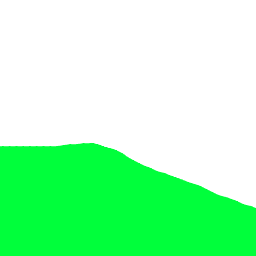
#> input picture image.png, 256 x 256 px
$ python alpha2contours.py
#> lines starting #> are read from the running program, lines starting #| are printed output that depends on the picture; after the words box and inside, x2 and y2 are one past the last pixel; in counts of white or black regions, pixels touching at a corner belong together
import numpy as np
from PIL import Image
import cv2
import matplotlib.pyplot as plt

# 1. 透過画像を読み込む処理
def load_image(image_path):
    image = Image.open(image_path).convert("RGBA")
    return np.array(image)

# 2. 透過部分とそうでない部分の境界を線分（座標配列）を抽出する処理
def extract_boundary(image):
    # アルファチャンネルを抽出
    alpha_channel = image[:, :, 3]

    # 透過部分と不透過部分の境界を検出するため、2値化
    thresholded = (alpha_channel > 0).astype(np.uint8) * 255
    # 自作の輪郭検出関数を使用
    contours = find_contours_custom(thresholded)

    return contours

# 2点間の直線上のピクセルを求めるブレゼンハムのアルゴリズム
def bresenham_line(x0, y0, x1, y1):
    """2点間の直線上にあるピクセルの座標を返す"""
    pixels = []
    dx = abs(x1 - x0)
    dy = abs(y1 - y0)
    sx = 1 if x0 < x1 else -1
    sy = 1 if y0 < y1 else -1
    err = dx - dy

    while True:
        pixels.append((x0, y0))
        if x0 == x1 and y0 == y1:
            break
        e2 = 2 * err
        if e2 > -dy:
            err -= dy
            x0 += sx
        if e2 < dx:
            err += dx
            y0 += sy
    return pixels

def find_contours_custom(binary_image):
    """
    二値化された画像のエッジ（輪郭）をピクセル単位で追跡し、輪郭を検出する自作関数。

    Parameters:
    - binary_image: 2DのNumPy配列（0または255の値を持つ二値画像）

    Returns:
    - contours: すべての輪郭をリストとして返す（各輪郭は座標点のリスト）
    """
    contours = []
    height, width = binary_image.shape

    sideEdge = []
    prePixel = 0
    linePixels = bresenham_line(0, 0, width - 1, 0)
    prePixel = binary_image[linePixels[0][0], linePixels[0][1]]
    for x, y in linePixels:
        print(x, y, binary_image[x, y])
        if binary_image[x, y] != prePixel:
            prePixel = binary_image[x, y]
            sideEdge.append((x, y))


    linePixels = bresenham_line(0, 0, 0, height - 1)
    prePixel = binary_image[linePixels[0][0], linePixels[0][1]]
    for x, y in linePixels:
        print(x, y, binary_image[x, y])
        if binary_image[x, y] != prePixel:
            prePixel = binary_image[x, y]
            sideEdge.append((x, y))

    linePixels = bresenham_line(width - 1, 0, 0, height - 1)
    prePixel = binary_image[linePixels[0][0], linePixels[0][1]]
    for x, y in linePixels:
        print(x, y, binary_image[x, y])
        if binary_image[x, y] != prePixel:
            prePixel = binary_image[x, y]
            sideEdge.append((x, y))

    contours = sideEdge

    return contours

# 3. 抽出した線分のXYグラフと画像を同時に表示する処理
def plot_image_and_boundary(image, contours):
    fig, ax = plt.subplots(1, 2, figsize=(12, 6))

    # 左側に元の画像を表示
    ax[0].imshow(image)
    ax[0].set_title("Original Image")
    ax[0].axis('off')  # 軸を非表示

    # カラーマップを定義
    cmap = plt.cm.viridis
    num_contours = len(contours)

    # 右側に境界線をプロット（インデックスに基づいて色を変える）
    for i, contour in enumerate(contours):
        contour = contour.squeeze()
        color = cmap(i / num_contours)  # 輪郭のインデックスに応じて色を取得

        # 境界線を描画
        ax[1].plot(contour[:, 0], -contour[:, 1], color=color)

        # 頂点座標を丸で示す
        ax[1].plot(contour[:, 0], -contour[:, 1], 'o', color=color, markersize=4)

    ax[1].set_title("Boundary Plot with Gradual Colors and Vertices")
    ax[1].set_xlabel("X")
    ax[1].set_ylabel("Y")
    ax[1].set_aspect('equal', adjustable='box')

    plt.tight_layout()
    plt.show()

# メイン処理
def main(image_path):
    image = load_image(image_path)
#> in load_image, image is the input picture: PIL image 256x256 RGBA; mean R, G, B, A 0, 91, 21.1, 90.7

    # 境界線を抽出
    contours = extract_boundary(image)
#> in extract_boundary, `alpha_channel = image[:, :, 3]`:
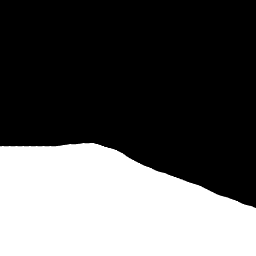
#> alpha_channel: shape (256, 256); min 0, max 255, mean 90.7
#> in extract_boundary, `thresholded = (alpha_channel > 0).astype(np.uint8) * 255`:
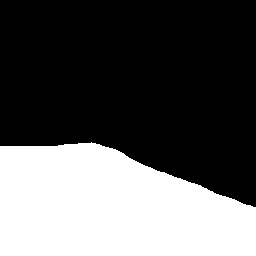
#> thresholded: shape (256, 256); 35.7% white; 1 white region, box (x1, y1, x2, y2) and area: (0, 142, 256, 256) 23400
#> in find_contours_custom, `prePixel = binary_image[linePixels[0][0], linePixels[0][1]]`: prePixel = 0
#> the loop in find_contours_custom, `for x, y in linePixels:` made 256 passes
#> prePixel on pass 147: 255
#| 0 0 0
#| 1 0 0
#| 2 0 0
#| 3 0 0
#| 4 0 0
#| 5 0 0
#| 6 0 0
#| 7 0 0
#> (further printed lines are left out)
#> after the loop in find_contours_custom, `for x, y in linePixels:`: prePixel = 255; sideEdge = [(146, 0)]
#> in find_contours_custom, `prePixel = binary_image[linePixels[0][0], linePixels[0][1]]`: prePixel = 0
#> the loop in find_contours_custom, `for x, y in linePixels:` made 256 passes
#| 0 0 0
#| 0 1 0
#| 0 2 0
#| 0 3 0
#| 0 4 0
#| 0 5 0
#| 0 6 0
#| 0 7 0
#> (further printed lines are left out)
#> in find_contours_custom, `prePixel = binary_image[linePixels[0][0], linePixels[0][1]]`: prePixel = 255
#> the loop in find_contours_custom, `for x, y in linePixels:` made 256 passes
#> prePixel on pass 110: 0
#| 255 0 255
#| 254 1 255
#| 253 2 255
#| 252 3 255
#| 251 4 255
#| 250 5 255
#| 249 6 255
#| 248 7 255
#> (further printed lines are left out)
#> after the loop in find_contours_custom, `for x, y in linePixels:`: prePixel = 0; sideEdge = [(146, 0), (146, 109)]
#> contours = [(146, 0), (146, 109)]

    # 画像と境界線のXYグラフを同時に表示
    plot_image_and_boundary(image, contours)
#> in plot_image_and_boundary, `num_contours = len(contours)`: num_contours = 2
#> the loop in plot_image_and_boundary, `for i, contour in enumerate(contours):` made 1 pass

# 画像のパスを指定して実行
image_path = "image.png"
#> (the run stopped early here; a loop or call above may not have finished)
